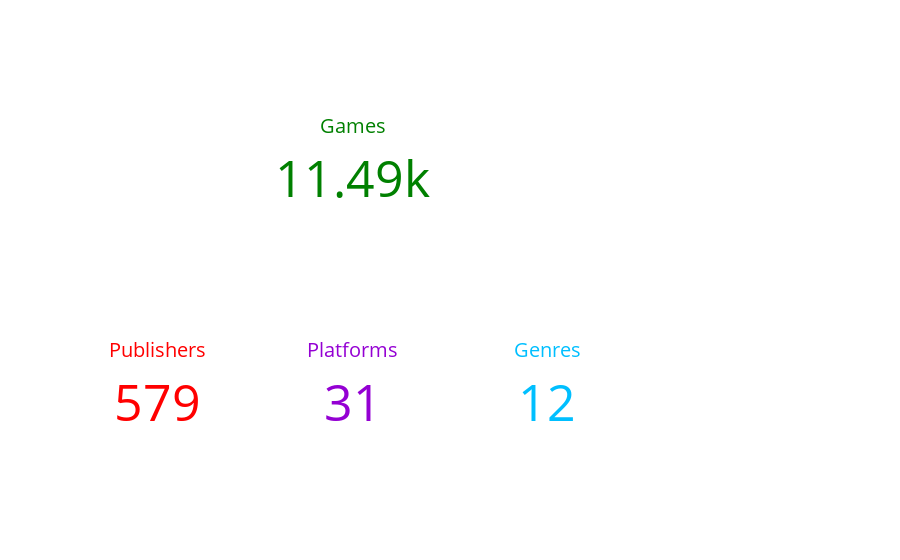

Notebook code for this chart:
### Code cell
games = dataGame['Name'].unique()
publisher = dataGame['Publisher'].unique()
platforms = dataGame['Platform'].unique()
genres = dataGame['Genre'].unique()

fig = go.Figure()
fig.add_trace(go.Indicator(
    mode = "number",
    value = len(publisher),
    title = {'text': "Publishers",'font': {'color': 'red','size':20}},
    number={'font':{'color': 'red','size':50}},
    domain = {'row': 1, 'column': 0}
))

fig.add_trace(go.Indicator(
    mode = "number",
    value = len(platforms),
    title = {'text': "Platforms",'font': {'color': 'darkviolet','size':20}},
    number={'font':{'color': 'darkviolet','size':50}},
    domain = {'row': 1, 'column': 1}
))

fig.add_trace(go.Indicator(
    mode = "number",
    value = len(genres),
    title = {'text': "Genres",'font': {'color': 'deepskyblue','size':20}},
    number={'font':{'color': 'deepskyblue','size':50}},
    domain = {'row': 1, 'column': 2}
))
fig.add_trace(go.Indicator(
    mode = "number",
    value = len(games),
    title = {'text': "Games",'font': {'color': 'green','size':20}},
    number={'font':{'color': 'green','size':50}},
    domain = {'row': 0, 'column': 1}
))

fig.update_layout(
    grid = {'rows': 2, 'columns': 4, 'pattern': "independent"})
fig.show()

### Figure 1 — Plotly figure (JSON) as saved in the notebook; plotly's stock layout.template omitted (floating-point values rounded to 4 significant figures)
{"data": [{"domain": {"column": 0, "row": 1}, "mode": "number", "number": {"font": {"color": "red", "size": 50}}, "title": {"font": {"color": "red", "size": 20}, "text": "Publishers"}, "type": "indicator", "value": 579}, {"domain": {"column": 1, "row": 1}, "mode": "number", "number": {"font": {"color": "darkviolet", "size": 50}}, "title": {"font": {"color": "darkviolet", "size": 20}, "text": "Platforms"}, "type": "indicator", "value": 31}, {"domain": {"column": 2, "row": 1}, "mode": "number", "number": {"font": {"color": "deepskyblue", "size": 50}}, "title": {"font": {"color": "deepskyblue", "size": 20}, "text": "Genres"}, "type": "indicator", "value": 12}, {"domain": {"column": 1, "row": 0}, "mode": "number", "number": {"font": {"color": "green", "size": 50}}, "title": {"font": {"color": "green", "size": 20}, "text": "Games"}, "type": "indicator", "value": 11493}], "layout": {"autosize": true, "grid": {"columns": 4, "pattern": "independent", "rows": 2}}}
